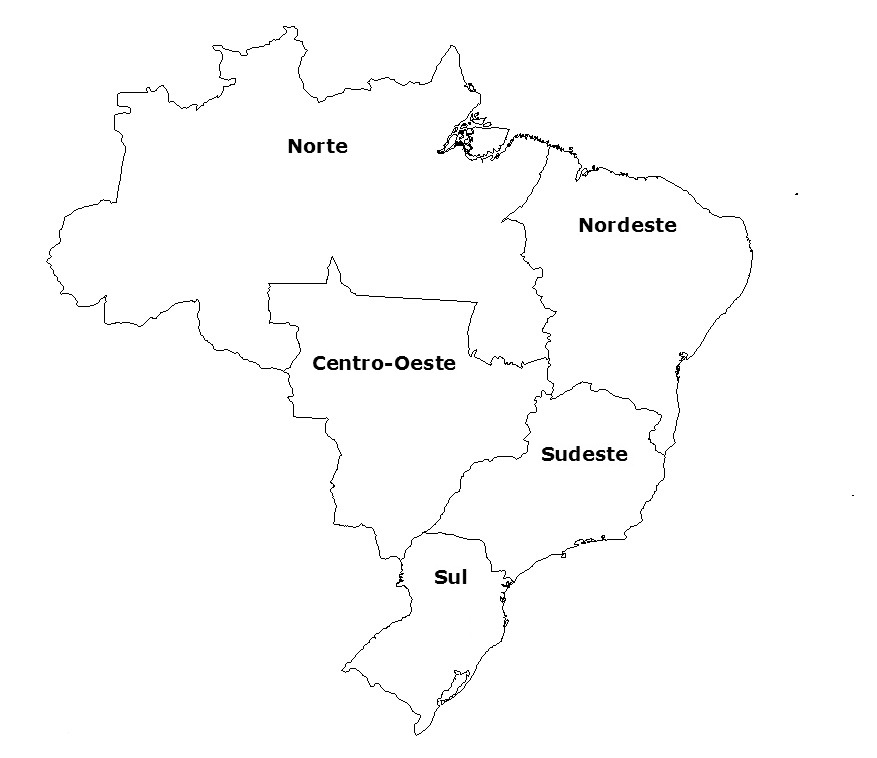
#> input picture 09-programacao_ciencias_de_dados/semana_2/exercicios/arquivo/imagem/mapa_brasil_regioes.jpeg, 877 x 758 px, found by its file name
$ python get_x_y_coords_img.py
#> lines starting #> are read from the running program, lines starting #| are printed output that depends on the picture
'''
Apresenta no terminal coordenadas x e y de uma imagem a partir de clique do cursor: permite vários cliques.
Fonte: https://www.geeksforgeeks.org/displaying-the-coordinates-of-the-points-clicked-on-the-image-using-python-opencv/
'''

import cv2

def click_event(event, x, y, flags, params):


    if event == cv2.EVENT_LBUTTONDOWN:
      print(x, ' ', y)
      font = cv2.FONT_HERSHEY_SIMPLEX
      cv2.putText(img, str(x) + ',' +
                    str(y), (x,y), font,
                    1, (255, 0, 0), 2)
      cv2.imshow('image', img)


    if event==cv2.EVENT_RBUTTONDOWN:
      print(x, ' ', y)
      font = cv2.FONT_HERSHEY_SIMPLEX
      b = img[y, x, 0]
      g = img[y, x, 1]
      r = img[y, x, 2]
      cv2.putText(img, str(b) + ',' +
                  str(g) + ',' + str(r),
                  (x,y), font, 1,
                  (255, 255, 0), 2)
      cv2.imshow('image', img)

if __name__=="__main__":

    #alterar conforme imagem desejada
    img = cv2.imread('mapa_brasil_regioes.jpeg', 1)
#> img is the input picture: shape (758, 877, 3); min 0, max 255, mean 251.8
    #padronizando tamanho da figura a ser aberta
    img = cv2.resize(img, (600,600))
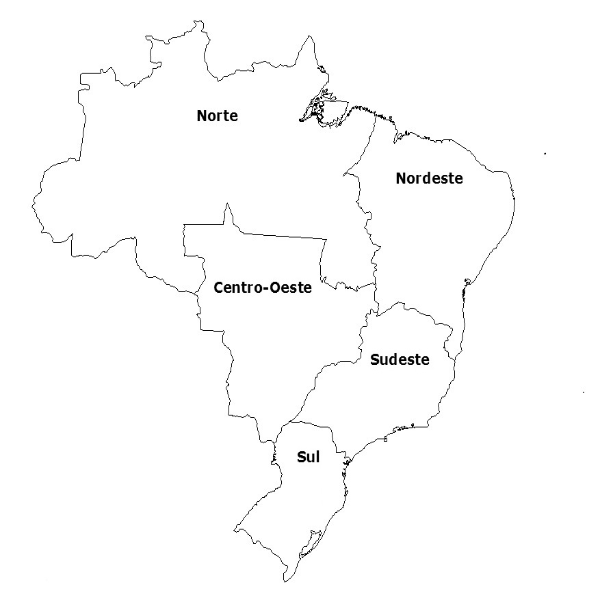
#> img: shape (600, 600, 3); min 0, max 255, mean 251.8
    cv2.imshow('image', img)
    cv2.setMouseCallback('image', click_event)
    cv2.waitKey(0)
    cv2.destroyAllWindows()

$ run again, with 09-programacao_ciencias_de_dados/semana_2/exercicios/arquivo/imagem/mapa_brasil_estados.jpg copied over 09-programacao_ciencias_de_dados/semana_2/exercicios/arquivo/imagem/mapa_brasil_regioes.jpeg
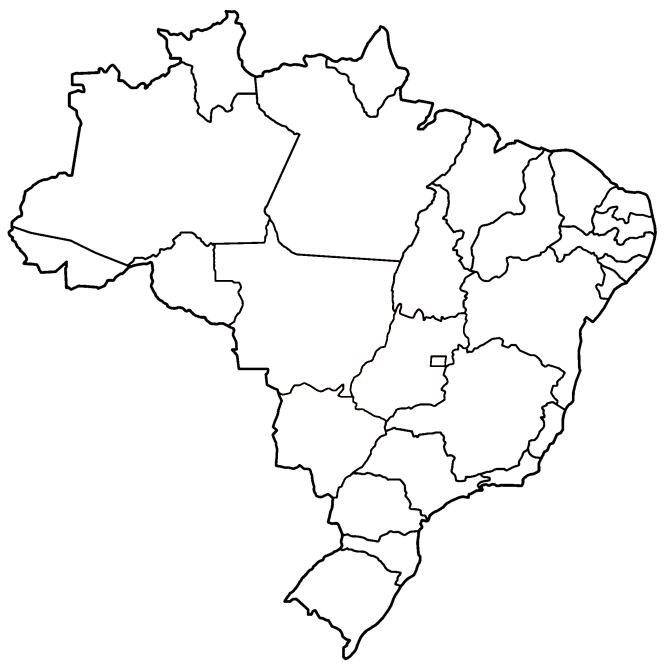
#> input picture 09-programacao_ciencias_de_dados/semana_2/exercicios/arquivo/imagem/mapa_brasil_estados.jpg, 2000 x 2000 px, found by its file name (shown at 1/3 size)
#> img is the input picture: shape (2000, 2000, 3); mean B, G, R 246.2, 246.2, 246.2
#> `img = cv2.resize(img, (600,600))`:
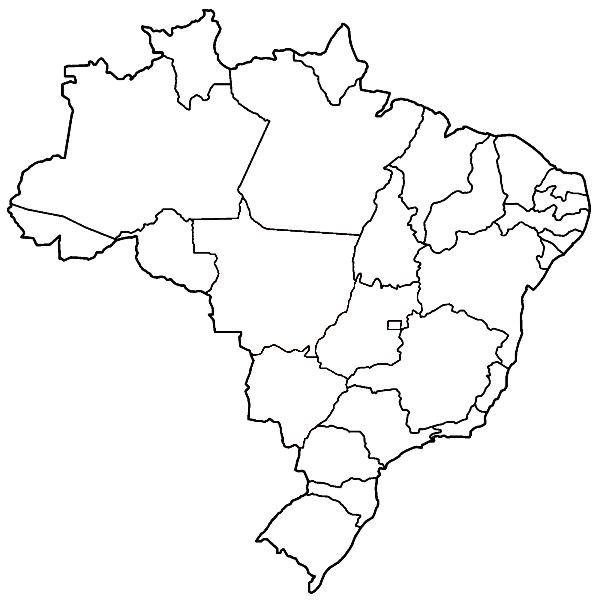
#> img: shape (600, 600, 3); mean B, G, R 246.2, 246.2, 246.2
